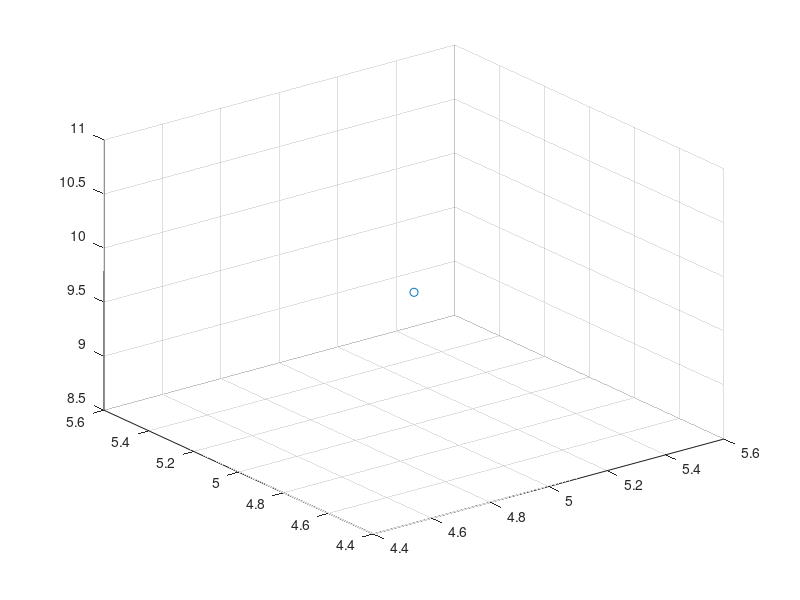

The MATLAB source for this figure:
for a=1:1:5
       for b=1:1:5
           A(a,b)=a^2   %potential seed function
       end
end     
l=1
for t=0:pi/4:2*pi  
    l=l+1
   for j=1:1:5
       for k=1:1:5
         x=sin(t)+2;        %particle motion in x-direction
         y=cos(t)+2;        %particle motion in y-direction
         fprintf('%f',t);
         potentialt=(0.9)*A(j,k)+0.1*(rand-0.5);
         A(j,k)=potentialt;  %potential at each grid point
         scatter3(j,k,A(j,k))
       end
   end
   position(l,1)=x
   position(l,2)=y
   position(l,3)=potentialt
end
fprintf('%f %f %f\n%f %f %f\n%f %f %f\n',A(1,1),A(1,2),A(1,3),A(2,1),A(2,2),A(2,3),A(3,1),A(3,2),A(3,3))

% for i=1:1:2
%     for l=1:1:9
%         fit(position(l,i), potentialt, 'poly23')
%     end
% end